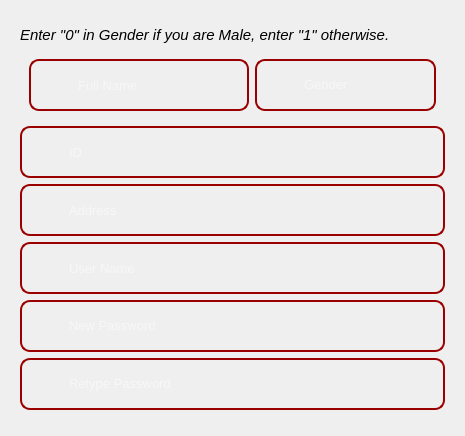
      <widget class="QWidget" name="page">
       <layout class="QVBoxLayout" name="verticalLayout_7">
        <item>
         <widget class="QWidget" name="widget_2" native="true">
          <widget class="QLabel" name="label_7">
           <property name="geometry">
            <rect>
             <x>50</x>
             <y>10</y>
             <width>271</width>
             <height>41</height>
            </rect>
           </property>
           <property name="font">
            <font>
             <pointsize>20</pointsize>
             <italic>false</italic>
             <bold>true</bold>
            </font>
           </property>
           <property name="styleSheet">
            <string notr="true">color: black</string>
           </property>
           <property name="text">
            <string>Library Management</string>
           </property>
          </widget>
          <widget class="QLabel" name="label_10">
           <property name="geometry">
            <rect>
             <x>130</x>
             <y>50</y>
             <width>101</width>
             <height>31</height>
            </rect>
           </property>
           <property name="font">
            <font>
             <pointsize>18</pointsize>
             <bold>true</bold>
            </font>
           </property>
           <property name="styleSheet">
            <string notr="true">color: #9B0000</string>
           </property>
           <property name="text">
            <string>Register</string>
           </property>
          </widget>
         </widget>
        </item>
        <item>
         <widget class="QWidget" name="widget_7" native="true">
          <layout class="QVBoxLayout" name="verticalLayout_6">
           <item>
            <widget class="QLabel" name="label_27">
             <property name="font">
              <font>
               <pointsize>11</pointsize>
               <italic>true</italic>
              </font>
             </property>
             <property name="styleSheet">
              <string notr="true">color: black</string>
             </property>
             <property name="text">
              <string>Enter &quot;0&quot; in Gender if you are Male, enter &quot;1&quot; otherwise.</string>
             </property>
            </widget>
           </item>
           <item>
            <widget class="QWidget" name="widget" native="true">
             <layout class="QHBoxLayout" name="horizontalLayout_6">
              <item>
               <widget class="QFrame" name="frame_7">
                <property name="minimumSize">
                 <size>
                  <width>220</width>
                  <height>0</height>
                 </size>
                </property>
                <property name="maximumSize">
                 <size>
                  <width>500</width>
                  <height>200</height>
                 </size>
                </property>
                <property name="styleSheet">
                 <string notr="true">#frame_7{
border-radius: 10px;
border: 2px solid #9B0000;
}</string>
                </property>
                <property name="frameShape">
                 <enum>QFrame::StyledPanel</enum>
                </property>
                <property name="frameShadow">
                 <enum>QFrame::Raised</enum>
                </property>
                <layout class="QHBoxLayout" name="horizontalLayout_7">
                 <item>
                  <widget class="QLabel" name="label_11">
                   <property name="minimumSize">
                    <size>
                     <width>30</width>
                     <height>30</height>
                    </size>
                   </property>
                   <property name="maximumSize">
                    <size>
                     <width>30</width>
                     <height>30</height>
                    </size>
                   </property>
                   <property name="text">
                    <string/>
                   </property>
                   <property name="pixmap">
                    <pixmap resource="Resource.qrc">:/WhiteIcons/Resource/White/user.svg</pixmap>
                   </property>
                   <property name="scaledContents">
                    <bool>true</bool>
                   </property>
                  </widget>
                 </item>
                 <item>
                  <widget class="QLineEdit" name="fullName">
                   <property name="minimumSize">
                    <size>
                     <width>0</width>
                     <height>30</height>
                    </size>
                   </property>
                   <property name="font">
                    <font>
                     <pointsize>10</pointsize>
                    </font>
                   </property>
                   <property name="styleSheet">
                    <string notr="true">color: white;
background-color: transparent;
border: none</string>
                   </property>
                   <property name="placeholderText">
                    <string>Full Name</string>
                   </property>
                  </widget>
                 </item>
                </layout>
               </widget>
              </item>
              <item>
               <widget class="QFrame" name="frame_11">
                <property name="minimumSize">
                 <size>
                  <width>110</width>
                  <height>0</height>
                 </size>
                </property>
                <property name="styleSheet">
                 <string notr="true">#frame_11{
border-radius: 10px;
border: 2px solid #9B0000;
}</string>
                </property>
                <property name="frameShape">
                 <enum>QFrame::StyledPanel</enum>
                </property>
                <property name="frameShadow">
                 <enum>QFrame::Raised</enum>
                </property>
                <layout class="QHBoxLayout" name="horizontalLayout_11">
                 <item>
                  <widget class="QLabel" name="label_15">
                   <property name="minimumSize">
                    <size>
                     <width>30</width>
                     <height>30</height>
                    </size>
                   </property>
                   <property name="maximumSize">
                    <size>
                     <width>30</width>
                     <height>30</height>
                    </size>
                   </property>
                   <property name="styleSheet">
                    <string notr="true"/>
                   </property>
                   <property name="text">
                    <string/>
                   </property>
                   <property name="pixmap">
                    <pixmap resource="Resource.qrc">:/WhiteIcons/Resource/White/users.svg</pixmap>
                   </property>
                   <property name="scaledContents">
                    <bool>true</bool>
                   </property>
                  </widget>
                 </item>
                 <item>
                  <widget class="QLineEdit" name="gender">
                   <property name="font">
                    <font>
                     <pointsize>10</pointsize>
                    </font>
                   </property>
                   <property name="styleSheet">
                    <string notr="true">color: white;
background-color: transparent;
border: none</string>
                   </property>
                   <property name="echoMode">
                    <enum>QLineEdit::Normal</enum>
                   </property>
                   <property name="placeholderText">
                    <string>Gender</string>
                   </property>
                  </widget>
                 </item>
                </layout>
               </widget>
              </item>
             </layout>
            </widget>
           </item>
           <item>
            <widget class="QFrame" name="frame_13">
             <property name="minimumSize">
              <size>
               <width>250</width>
               <height>0</height>
              </size>
             </property>
             <property name="maximumSize">
              <size>
               <width>2000</width>
               <height>200</height>
              </size>
             </property>
             <property name="styleSheet">
              <string notr="true">#frame_13{
border-radius: 10px;
border: 2px solid #9B0000;
}</string>
             </property>
             <property name="frameShape">
              <enum>QFrame::StyledPanel</enum>
             </property>
             <property name="frameShadow">
              <enum>QFrame::Raised</enum>
             </property>
             <layout class="QHBoxLayout" name="horizontalLayout_13">
              <item>
               <widget class="QLabel" name="label_17">
                <property name="minimumSize">
                 <size>
                  <width>30</width>
                  <height>30</height>
                 </size>
                </property>
                <property name="maximumSize">
                 <size>
                  <width>30</width>
                  <height>30</height>
                 </size>
                </property>
                <property name="styleSheet">
                 <string notr="true"/>
                </property>
                <property name="text">
                 <string/>
                </property>
                <property name="pixmap">
                 <pixmap resource="Resource.qrc">:/WhiteIcons/Resource/White/hash.svg</pixmap>
                </property>
                <property name="scaledContents">
                 <bool>true</bool>
                </property>
               </widget>
              </item>
              <item>
               <widget class="QLineEdit" name="id">
                <property name="minimumSize">
                 <size>
                  <width>0</width>
                  <height>30</height>
                 </size>
                </property>
                <property name="font">
                 <font>
                  <pointsize>10</pointsize>
                 </font>
                </property>
                <property name="styleSheet">
                 <string notr="true">color: white;
background-color: transparent;
border: none</string>
                </property>
                <property name="placeholderText">
                 <string>ID</string>
                </property>
               </widget>
              </item>
             </layout>
            </widget>
           </item>
           <item>
            <widget class="QFrame" name="frame_10">
             <property name="minimumSize">
              <size>
               <width>250</width>
               <height>0</height>
              </size>
             </property>
             <property name="maximumSize">
              <size>
               <width>2000</width>
               <height>200</height>
              </size>
             </property>
             <property name="styleSheet">
              <string notr="true">#frame_10{
border-radius: 10px;
border: 2px solid #9B0000;
}</string>
             </property>
             <property name="frameShape">
              <enum>QFrame::StyledPanel</enum>
             </property>
             <property name="frameShadow">
              <enum>QFrame::Raised</enum>
             </property>
             <layout class="QHBoxLayout" name="horizontalLayout_10">
              <item>
               <widget class="QLabel" name="label_14">
                <property name="minimumSize">
                 <size>
                  <width>30</width>
                  <height>30</height>
                 </size>
                </property>
                <property name="maximumSize">
                 <size>
                  <width>30</width>
                  <height>30</height>
                 </size>
                </property>
                <property name="styleSheet">
                 <string notr="true"/>
                </property>
                <property name="text">
                 <string/>
                </property>
                <property name="pixmap">
                 <pixmap resource="Resource.qrc">:/WhiteIcons/Resource/White/home.svg</pixmap>
                </property>
                <property name="scaledContents">
                 <bool>true</bool>
                </property>
               </widget>
              </item>
              <item>
               <widget class="QLineEdit" name="address">
                <property name="minimumSize">
                 <size>
                  <width>0</width>
                  <height>30</height>
                 </size>
                </property>
                <property name="font">
                 <font>
                  <pointsize>10</pointsize>
                 </font>
                </property>
                <property name="styleSheet">
                 <string notr="true">color: white;
background-color: transparent;
border: none</string>
                </property>
                <property name="placeholderText">
                 <string>Address</string>
                </property>
               </widget>
              </item>
             </layout>
            </widget>
           </item>
           <item>
            <widget class="QFrame" name="frame_9">
             <property name="minimumSize">
              <size>
               <width>250</width>
               <height>0</height>
              </size>
             </property>
             <property name="maximumSize">
              <size>
               <width>2000</width>
               <height>200</height>
              </size>
             </property>
             <property name="styleSheet">
              <string notr="true">#frame_9{
border-radius: 10px;
border: 2px solid #9B0000;
}</string>
             </property>
             <property name="frameShape">
              <enum>QFrame::StyledPanel</enum>
             </property>
             <property name="frameShadow">
              <enum>QFrame::Raised</enum>
             </property>
             <layout class="QHBoxLayout" name="horizontalLayout_9">
              <item>
               <widget class="QLabel" name="label_13">
                <property name="minimumSize">
                 <size>
                  <width>30</width>
                  <height>30</height>
                 </size>
                </property>
                <property name="maximumSize">
                 <size>
                  <width>30</width>
                  <height>30</height>
                 </size>
                </property>
                <property name="text">
                 <string/>
                </property>
                <property name="pixmap">
                 <pixmap resource="Resource.qrc">:/WhiteIcons/Resource/White/user.svg</pixmap>
                </property>
                <property name="scaledContents">
                 <bool>true</bool>
                </property>
               </widget>
              </item>
              <item>
               <widget class="QLineEdit" name="username">
                <property name="minimumSize">
                 <size>
                  <width>0</width>
                  <height>30</height>
                 </size>
                </property>
                <property name="font">
                 <font>
                  <pointsize>10</pointsize>
                 </font>
                </property>
                <property name="styleSheet">
                 <string notr="true">color: white;
background-color: transparent;
border: none</string>
                </property>
                <property name="placeholderText">
                 <string>User Name</string>
                </property>
               </widget>
              </item>
             </layout>
            </widget>
           </item>
           <item>
            <widget class="QFrame" name="frame_8">
             <property name="styleSheet">
              <string notr="true">#frame_8{
border-radius: 10px;
border: 2px solid #9B0000;
}</string>
             </property>
             <property name="frameShape">
              <enum>QFrame::StyledPanel</enum>
             </property>
             <property name="frameShadow">
              <enum>QFrame::Raised</enum>
             </property>
             <layout class="QHBoxLayout" name="horizontalLayout_8">
              <item>
               <widget class="QLabel" name="label_12">
                <property name="minimumSize">
                 <size>
                  <width>30</width>
                  <height>30</height>
                 </size>
                </property>
                <property name="maximumSize">
                 <size>
                  <width>30</width>
                  <height>30</height>
                 </size>
                </property>
                <property name="text">
                 <string/>
                </property>
                <property name="pixmap">
                 <pixmap resource="Resource.qrc">:/WhiteIcons/Resource/White/key.svg</pixmap>
                </property>
                <property name="scaledContents">
                 <bool>true</bool>
                </property>
               </widget>
              </item>
              <item>
               <widget class="QLineEdit" name="newpassword">
                <property name="font">
                 <font>
                  <pointsize>10</pointsize>
                 </font>
                </property>
                <property name="styleSheet">
                 <string notr="true">color: white;
background-color: transparent;
border: none</string>
                </property>
                <property name="echoMode">
                 <enum>QLineEdit::Password</enum>
                </property>
                <property name="placeholderText">
                 <string>New Password</string>
                </property>
               </widget>
              </item>
             </layout>
            </widget>
           </item>
           <item>
            <widget class="QFrame" name="frame_12">
             <property name="styleSheet">
              <string notr="true">#frame_12{
border-radius: 10px;
border: 2px solid #9B0000;
}</string>
             </property>
             <property name="frameShape">
              <enum>QFrame::StyledPanel</enum>
             </property>
             <property name="frameShadow">
              <enum>QFrame::Raised</enum>
             </property>
             <layout class="QHBoxLayout" name="horizontalLayout_12">
              <item>
               <widget class="QLabel" name="label_16">
                <property name="minimumSize">
                 <size>
                  <width>30</width>
                  <height>30</height>
                 </size>
                </property>
                <property name="maximumSize">
                 <size>
                  <width>30</width>
                  <height>30</height>
                 </size>
                </property>
                <property name="text">
                 <string/>
                </property>
                <property name="pixmap">
                 <pixmap resource="Resource.qrc">:/WhiteIcons/Resource/White/key.svg</pixmap>
                </property>
                <property name="scaledContents">
                 <bool>true</bool>
                </property>
               </widget>
              </item>
              <item>
               <widget class="QLineEdit" name="retypepassword">
                <property name="font">
                 <font>
                  <pointsize>10</pointsize>
                 </font>
                </property>
                <property name="styleSheet">
                 <string notr="true">color: white;
background-color: transparent;
border: none</string>
                </property>
                <property name="echoMode">
                 <enum>QLineEdit::Password</enum>
                </property>
                <property name="placeholderText">
                 <string>Retype Password</string>
                </property>
               </widget>
              </item>
             </layout>
            </widget>
           </item>
          </layout>
         </widget>
        </item>
        <item>
         <widget class="QWidget" name="widget_5" native="true">
          <widget class="QPushButton" name="pushButton_4">
           <property name="geometry">
            <rect>
             <x>20</x>
             <y>10</y>
             <width>150</width>
             <height>31</height>
            </rect>
           </property>
           <property name="minimumSize">
            <size>
             <width>150</width>
             <height>0</height>
            </size>
           </property>
           <property name="maximumSize">
            <size>
             <width>200</width>
             <height>50</height>
            </size>
           </property>
           <property name="font">
            <font>
             <pointsize>15</pointsize>
             <bold>false</bold>
            </font>
           </property>
           <property name="styleSheet">
            <string notr="true">QPushButton{
color:  #F9DFDC;
background-color: #9B0000;
border-radius: 10px;
border: 2px solid  #9B0000;
}

QPushButton:hover{
background-color: #CD1818;
cursor: pointer;
}</string>
           </property>
           <property name="text">
            <string>S u b m i t</string>
           </property>
          </widget>
          <widget class="QPushButton" name="pushButton_5">
           <property name="geometry">
            <rect>
             <x>200</x>
             <y>10</y>
             <width>150</width>
             <height>31</height>
            </rect>
           </property>
           <property name="minimumSize">
            <size>
             <width>150</width>
             <height>0</height>
            </size>
           </property>
           <property name="maximumSize">
            <size>
             <width>200</width>
             <height>50</height>
            </size>
           </property>
           <property name="font">
            <font>
             <pointsize>15</pointsize>
             <bold>false</bold>
            </font>
           </property>
           <property name="styleSheet">
            <string notr="true">QPushButton{
color: black;
background-color: #C9CCD5;
border-radius: 10px;
border: 2px solid  #C9CCD5;
}

QPushButton:hover{
background-color: #DDDDDD;
cursor: pointer;
}</string>
           </property>
           <property name="text">
            <string>C a n c e l</string>
           </property>
          </widget>
         </widget>
        </item>
       </layout>
      </widget>
